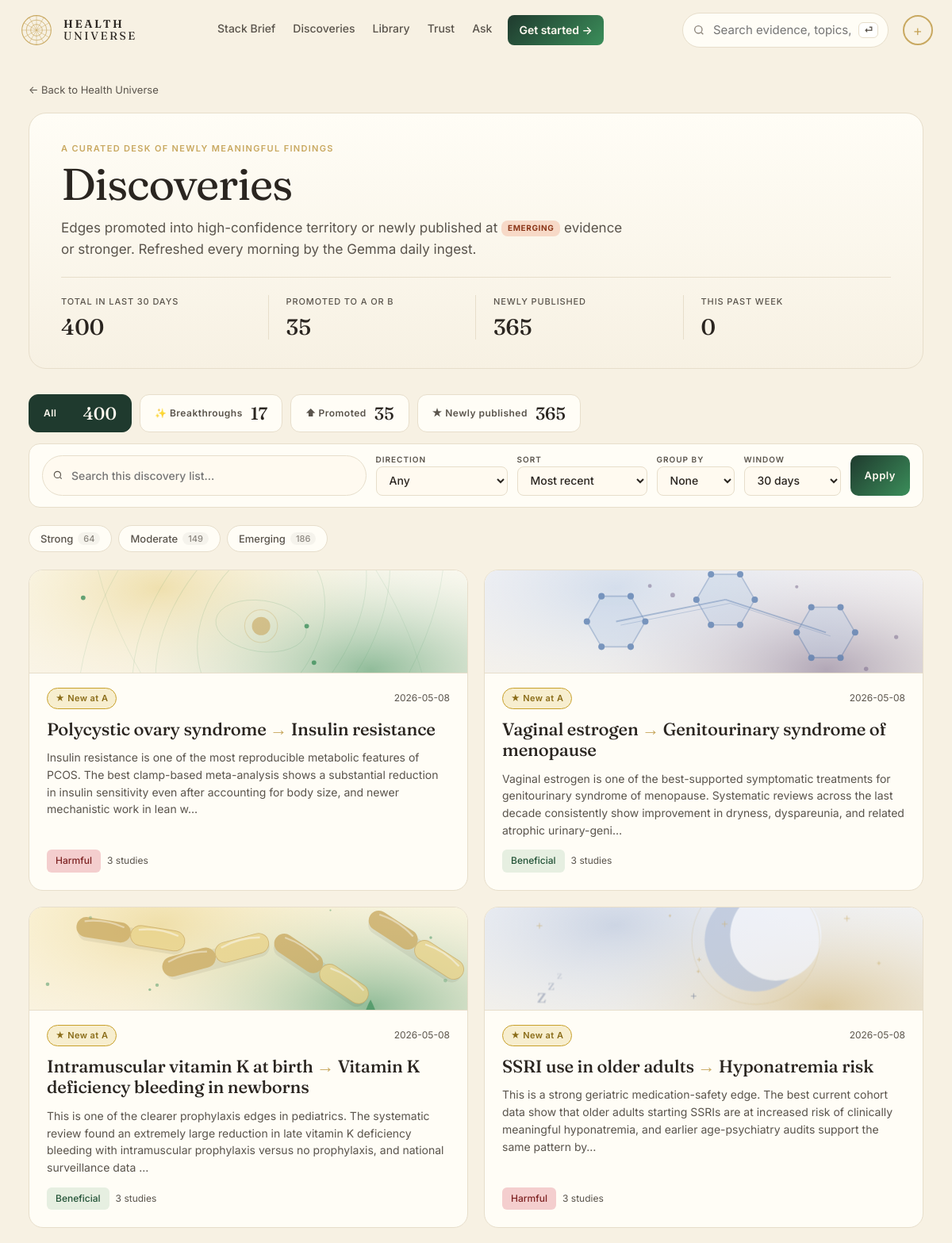
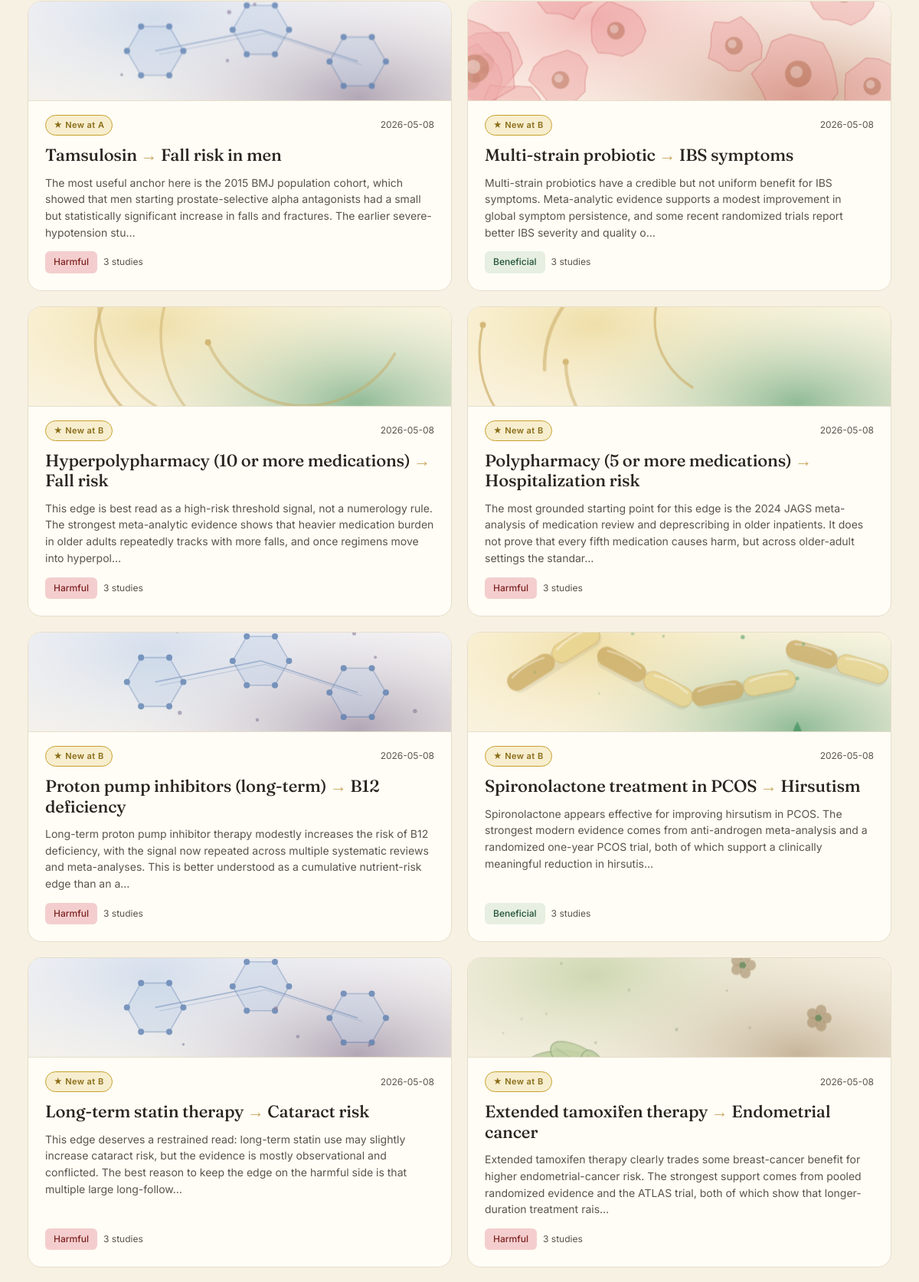
Page /discoveries (upper part) on the committed database (2 pictures, top to bottom).
### tables this page shows
CREATE TABLE edge (
    id              INTEGER PRIMARY KEY,
    factor_id       INTEGER NOT NULL REFERENCES entity(id),
    outcome_id      INTEGER NOT NULL REFERENCES entity(id),
    direction       TEXT NOT NULL CHECK (direction IN (
                      'protective','harmful','neutral','u_shaped','mixed')),
    tier            TEXT NOT NULL CHECK (tier IN ('A','B','C','D','X','deprecated')),
    effect_size     TEXT,         -- qualitative: trivial/small/moderate/large
    effect_quant    TEXT,         -- e.g. "RR 0.82 (0.74-0.91)"
    population      TEXT,         -- e.g. "adults>50; ApoE4 carriers"
    mechanism       TEXT,         -- 1-paragraph plain English
    summary         TEXT,         -- card body copy
    caveats         TEXT,
    seed_source     TEXT NOT NULL CHECK (seed_source IN ('claude_seed','gemma_daily','manual')),
    created_at      TEXT NOT NULL DEFAULT (datetime('now')),
    updated_at      TEXT NOT NULL DEFAULT (datetime('now')),
    last_reviewed   TEXT NOT NULL DEFAULT (datetime('now')), embedding BLOB, embedded_at TEXT, review_status TEXT DEFAULT "unreviewed",
    UNIQUE(factor_id, outcome_id, population)
);

### web/app.py (the view)
@app.get("/discoveries", response_class=HTMLResponse)
def discoveries(request: Request, days: int = 30, page: int = 1,
                tier: str = "", direction: str = "", q: str = "",
                kind: str = "", sort: str = "latest", group: str = ""):
    with connect() as conn:
        all_rows = _new_discoveries(conn, days=days, limit=400)
    promoted_count = sum(1 for r in all_rows if r.get("promoted_at"))
    newly_count    = sum(1 for r in all_rows if not r.get("promoted_at"))
    breakthrough_count = sum(1 for r in all_rows if r.get("breakthrough"))
    week_count = sum(1 for r in all_rows if
        (r.get("promoted_at") or r.get("updated_at"))[:10] >=
        (datetime_now() - timedelta(days=7)).strftime("%Y-%m-%d"))
    if week_count and week_count == len(all_rows):
        week_count = 0
    tier_counts: dict[str, int] = {}
    dir_counts: dict[str, int] = {}
    for r in all_rows:
        tier_counts[r["tier"]] = tier_counts.get(r["tier"], 0) + 1
        dir_counts[r["direction"]] = dir_counts.get(r["direction"], 0) + 1
    rows = all_rows
    tier_set = {t for t in (tier or "").split(",") if t}
    if tier_set:
        rows = [r for r in rows if r["tier"] in tier_set]
    if direction:
        rows = [r for r in rows if r["direction"] == direction]
    if kind == "promoted":
        rows = [r for r in rows if r.get("promoted_at")]
    elif kind == "newly":
        rows = [r for r in rows if not r.get("promoted_at")]
    elif kind == "breakthrough":
        rows = [r for r in rows if r.get("breakthrough")]
    if q:
        ql = q.lower().strip()
        rows = [r for r in rows
                if ql in (r.get("f_name") or "").lower()
                or ql in (r.get("o_name") or "").lower()
                or ql in (r.get("summary") or "").lower()]
    if sort == "importance":
        rows.sort(key=lambda r: (-(1 if r.get("breakthrough") else 0),
                                  -(r.get("score") or 0)))
    elif sort == "studies":
        rows.sort(key=lambda r: -(r.get("n_studies") or 0))
    elif sort == "az":
        rows.sort(key=lambda r: ((r.get("f_name") or "").lower(),
                                  (r.get("o_name") or "").lower()))
    else:                                              # latest (default)
        rows.sort(key=lambda r: r.get("promoted_at") or r.get("updated_at") or "",
                  reverse=True)
    groups = None
    if group == "kind":
        bk = [r for r in rows if r.get("breakthrough")]
        pr = [r for r in rows if r.get("promoted_at") and not r.get("breakthrough")]
        nw = [r for r in rows if not r.get("promoted_at") and not r.get("breakthrough")]
        groups = []
        if bk: groups.append({"slug":"breakthrough","name":"Breakthrough","rows":bk})
        if pr: groups.append({"slug":"promoted","name":"Promoted to A or B","rows":pr})
        if nw: groups.append({"slug":"newly","name":"Newly published","rows":nw})
    total = len(rows)
    if groups:
        page_rows = []
        pg = {"page":1,"pages":1,"total":total,"has_prev":False,"has_next":False,"offset":0}
    else:
        pg = _paginate(total, page)
        page_rows = rows[pg["offset"]: pg["offset"] + PAGE_SIZE]
    return render(request, "discoveries.html", {
        "title": "Discoveries", "rows": page_rows, "groups": groups,
        "days": days,
        "pg": pg, "base_path": "/discoveries",
        "promoted_count": promoted_count,
        "new_count": newly_count,
        "breakthrough_count": breakthrough_count,
        "week_count": week_count,
        "tier_counts": tier_counts,
        "dir_counts": dir_counts,
        "filters": {"tier": tier, "direction": direction, "q": q,
                    "kind": kind, "sort": sort, "group": group, "days": days},
        "sort_options": _LIB_SORTS,
    })

### web/templates/discoveries.html (shortened to what this page needs)
{% extends "base.html" %}
{% block content %}
{% macro qs(extra) -%}
  {%- set merged = {} -%}
  {%- for k,v in filters.items() -%}{%- if v -%}{%- set _ = merged.update({k: v}) -%}{%- endif -%}{%- endfor -%}
  {%- set _ = merged.update(extra) -%}
  {%- set parts = [] -%}
  {%- for k,v in merged.items() -%}{%- if v -%}{%- set _ = parts.append(k ~ '=' ~ v) -%}{%- endif -%}{%- endfor -%}
  {{- '?' ~ (parts | join('&')) if parts else '' -}}
{%- endmacro %}
{% set tier_chips = [
  ('A', 'Strong', 'tier-A'),
  ('B', 'Moderate', 'tier-B'),
  ('C', 'Emerging', 'tier-C'),
  ('X', 'Contested', 'tier-X'),
] %}
{% set kind_chips = [
  ('breakthrough', 'Breakthroughs', breakthrough_count, '✨'),
  ('promoted',     'Promoted',      promoted_count,    '⬆'),
  ('newly',        'Newly published', new_count,       '★'),
] %}
<section class="disc-page">
  <a class="back" href="/">← Back to Health Universe</a>
  <header class="disc-head">
    <p class="disc-eyebrow">A curated desk of newly meaningful findings</p>
    <h1 class="disc-title">Discoveries</h1>
    <p class="disc-lede">Edges promoted into high-confidence territory or newly published at <span class="pill tier-C">EMERGING</span> evidence or stronger. Refreshed every morning by the Gemma daily ingest.</p>
    <dl class="disc-stats">
      <div><dt>Total in last {{ days }} days</dt><dd>{{ pg.total if pg else rows|length }}</dd></div>
      <div><dt>Promoted to A or B</dt><dd>{{ promoted_count }}</dd></div>
      <div><dt>Newly published</dt><dd>{{ new_count }}</dd></div>
      <div><dt>This past week</dt><dd>{{ week_count }}</dd></div>
    </dl>
  </header>
  <div class="disc-kind-row">
    <a class="disc-kind-chip {% if not filters.kind %}is-active{% endif %}"
       href="{{ qs({'kind':''}) }}">
      <span class="disc-kind-icon">All</span>
      <b>{{ pg.total if pg else rows|length }}</b>
    </a>
    {% for slug, label, count, icon in kind_chips %}
      {% if count %}
      <a class="disc-kind-chip kind-{{ slug }}
                {% if filters.kind == slug %}is-active{% endif %}"
         href="{{ qs({'kind': slug if filters.kind != slug else ''}) }}">
        <span class="disc-kind-icon">{{ icon }} {{ label }}</span>
        <b>{{ count }}</b>
      </a>
      {% endif %}
    {% endfor %}
  </div>
  <form class="lib2-controls" method="get" action="" autocomplete="off">
    <div class="lib2-control lib2-search">
      <svg width="14" height="14" viewBox="0 0 24 24" fill="none" stroke="currentColor" stroke-width="2"><circle cx="11" cy="11" r="7"/><path d="m20 20-3.5-3.5"/></svg>
      <input type="text" name="q" value="{{ filters.q }}"
             placeholder="Search this discovery list…">
    </div>
    <div class="lib2-control">
      <label class="lib2-label">Direction</label>
      <select name="direction" onchange="this.form.submit()">
        <option value="">Any</option>
      </select>
    </div>
    <div class="lib2-control">
      <label class="lib2-label">Sort</label>
      <select name="sort" onchange="this.form.submit()">
        {% for k, v in sort_options.items() %}
        <option value="{{ k }}" {% if filters.sort == k %}selected{% endif %}>{{ v }}</option>
        {% endfor %}
      </select>
    </div>
    <div class="lib2-control">
      <label class="lib2-label">Group by</label>
      <select name="group" onchange="this.form.submit()">
        <option value="" {% if not filters.group %}selected{% endif %}>None</option>
      </select>
    </div>
    <div class="lib2-control">
      <label class="lib2-label">Window</label>
      <select name="days" onchange="this.form.submit()">
        {% for d in [7, 30, 90, 180] %}
        <option value="{{ d }}" {% if filters.days == d %}selected{% endif %}>{{ d }} days</option>
        {% endfor %}
      </select>
    </div>
    <button class="lib2-apply" type="submit">Apply</button>
  </form>
  <div class="disc-tier-row">
    {% for tslug, tlabel, tcls in tier_chips %}
      {% if tier_counts.get(tslug) %}
      <a class="disc-tier-chip {{ tcls }}
                {% if filters.tier == tslug %}is-active{% endif %}"
         href="{{ qs({'tier': tslug if filters.tier != tslug else ''}) }}">
        {{ tlabel }} <small>{{ tier_counts.get(tslug, 0) }}</small>
      </a>
      {% endif %}
    {% endfor %}
  </div>
  {% macro disc_card(r) %}
    <a class="disc-card-v2 tier-bg-{{ r.tier }} {% if r.breakthrough %}is-breakthrough{% endif %}" href="/edge/{{ r.id }}">
      <div class="disc-art-v2">{{ discovery_card_svg(factor_slug=r.f_slug, outcome_slug=r.o_slug, tier=r.tier, factor_kind=r.f_kind, outcome_kind=r.o_kind) | safe }}</div>
      <div class="disc-body-v2">
        <div class="disc-row">
          {% if r.promoted_at %}
            <span class="disc-status disc-status-promoted">⬆ Promoted to {{ r.tier }}</span>
          {% else %}
            <span class="disc-status disc-status-new">★ New at {{ r.tier }}</span>
          {% endif %}
          <span class="muted small">{{ (r.promoted_at or r.updated_at)[:10] }}</span>
        </div>
        <h2 class="disc-card-title">{{ r.f_name }} <span class="arrow">→</span> {{ r.o_name }}</h2>
        <p class="disc-card-summary">{{ r.summary[:240] }}{% if r.summary|length > 240 %}…{% endif %}</p>
        <div class="disc-foot">
          <span class="badge dir-{{ r.direction }}">{{ DIRECTION_LABEL[r.direction] }}</span>
          <span class="muted small">{{ r.n_studies }} stud{{ r.n_studies != 1 and "ies" or "y" }}</span>
        </div>
      </div>
    </a>
  {% endmacro %}
  {% if groups %}
    <nav class="lib2-jump" aria-label="Jump to group">
      <span class="muted small">Jump to:</span>
      {% for g in groups %}
        <a href="#disc-{{ g.slug }}" class="lib2-jump-link">{{ g.name }}<small>{{ g.rows|length }}</small></a>
      {% endfor %}
    </nav>
    {% for g in groups %}
    <section class="lib2-group" id="disc-{{ g.slug }}">
      <header class="lib2-group-head">
        <h2 class="lib2-group-title">{{ g.name }}</h2>
        <span class="lib2-group-count">{{ g.rows|length }} edge{{ g.rows|length != 1 and "s" or "" }}</span>
      </header>
      <div class="disc-grid">
        {% for r in g.rows %}{{ disc_card(r) }}{% endfor %}
      </div>
    </section>
    {% endfor %}
  {% else %}
    <div class="disc-grid">
      {% for r in rows %}{{ disc_card(r) }}
      {% endfor %}
    </div>
  {% endif %}
</section>
{% endblock %}

### rows in the picture
edge: tier "A", updated_at "2026-05-08", f_name "Polycystic ovary syndrome", o_name "Insulin resistance", summary "Insulin resistance is one of the most reproducible metabolic features of PCOS. The best clamp-based meta-analysis shows a substantial reduction in insulin sensitivity even after accounting for body size, and newer mechanistic work in lean w", direction "Harmful", n_studies "3", n_studies "ies"
edge: tier "A", updated_at "2026-05-08", f_name "Vaginal estrogen", o_name "Genitourinary syndrome of menopause", summary "Vaginal estrogen is one of the best-supported symptomatic treatments for genitourinary syndrome of menopause. Systematic reviews across the last decade consistently show improvement in dryness, dyspareunia, and related atrophic urinary-geni", direction "Beneficial", n_studies "3", n_studies "ies"
edge: tier "A", updated_at "2026-05-08", f_name "Intramuscular vitamin K at birth", o_name "Vitamin K deficiency bleeding in newborns", summary "This is one of the clearer prophylaxis edges in pediatrics. The systematic review found an extremely large reduction in late vitamin K deficiency bleeding with intramuscular prophylaxis versus no prophylaxis, and national surveillance data", direction "Beneficial", n_studies "3", n_studies "ies"
edge: tier "z z z", tier "A", updated_at "2026-05-08", f_name "SSRI use in older adults", o_name "Hyponatremia risk", summary "This is a strong geriatric medication-safety edge. The best current cohort data show that older adults starting SSRIs are at increased risk of clinically meaningful hyponatremia, and earlier age-psychiatry audits support the same pattern by", direction "Harmful", n_studies "3", n_studies "ies"
edge: tier "A", updated_at "2026-05-08", f_name "Tamsulosin", o_name "Fall risk in men", summary "The most useful anchor here is the 2015 BMJ population cohort, which showed that men starting prostate-selective alpha antagonists had a small but statistically significant increase in falls and fractures. The earlier severe-hypotension stu", direction "Harmful", n_studies "3", n_studies "ies"
edge: updated_at "2026-05-08", summary "Multi-strain probiotics have a credible but not uniform benefit for IBS symptoms. Meta-analytic evidence supports a modest improvement in global symptom persistence, and some recent randomized trials report better IBS severity and quality o", direction "Beneficial"
edge: tier "B", updated_at "2026-05-08", f_name "Hyperpolypharmacy (10 or more medications)", o_name "Fall risk", summary "This edge is best read as a high-risk threshold signal, not a numerology rule. The strongest meta-analytic evidence shows that heavier medication burden in older adults repeatedly tracks with more falls, and once regimens move into hyperpol", direction "Harmful", n_studies "3", n_studies "ies"
edge: tier "B", updated_at "2026-05-08", f_name "Polypharmacy (5 or more medications)", o_name "Hospitalization risk", summary "The most grounded starting point for this edge is the 2024 JAGS meta-analysis of medication review and deprescribing in older inpatients. It does not prove that every fifth medication causes harm, but across older-adult settings the standar", direction "Harmful", n_studies "3", n_studies "ies"
edge: tier "B", updated_at "2026-05-08", f_name "Proton pump inhibitors (long-term)", o_name "B12 deficiency", summary "Long-term proton pump inhibitor therapy modestly increases the risk of B12 deficiency, with the signal now repeated across multiple systematic reviews and meta-analyses. This is better understood as a cumulative nutrient-risk edge than an a", direction "Harmful", n_studies "3", n_studies "ies"
edge: tier "B", updated_at "2026-05-08", f_name "Spironolactone treatment in PCOS", o_name "Hirsutism", summary "Spironolactone appears effective for improving hirsutism in PCOS. The strongest modern evidence comes from anti-androgen meta-analysis and a randomized one-year PCOS trial, both of which support a clinically meaningful reduction in hirsutis", direction "Beneficial", n_studies "3", n_studies "ies"
edge: tier "B", updated_at "2026-05-08", f_name "Long-term statin therapy", o_name "Cataract risk", summary "This edge deserves a restrained read: long-term statin use may slightly increase cataract risk, but the evidence is mostly observational and conflicted. The best reason to keep the edge on the harmful side is that multiple large long-follow", direction "Harmful", n_studies "3", n_studies "ies"
edge: tier "B", updated_at "2026-05-08", f_name "Extended tamoxifen therapy", o_name "Endometrial cancer", summary "Extended tamoxifen therapy clearly trades some breast-cancer benefit for higher endometrial-cancer risk. The strongest support comes from pooled randomized evidence and the ATLAS trial, both of which show that longer-duration treatment rais", direction "Harmful", n_studies "3", n_studies "ies"

### other values in the picture
{{ nav_initials or '+' }} "+"
{{ days }} "30"
{{ pg.total if pg else rows|length }} "400"
{{ promoted_count }} "35"
{{ new_count }} "365"
{{ week_count }} "0"
{{ icon }} "✨" "⬆" "★"
{{ label }} "Breakthroughs" "Promoted" "Newly published"
{{ count }} "17" "35" "365"
{{ tlabel }} "Strong" "Moderate" "Emerging"
{{ tier_counts.get(tslug, 0) }} "64" "149" "186"
{{ r.tier }} "B"
{{ r.f_name }} "Multi-strain probiotic"
{{ r.o_name }} "IBS symptoms"
{{ r.n_studies }} "3"
